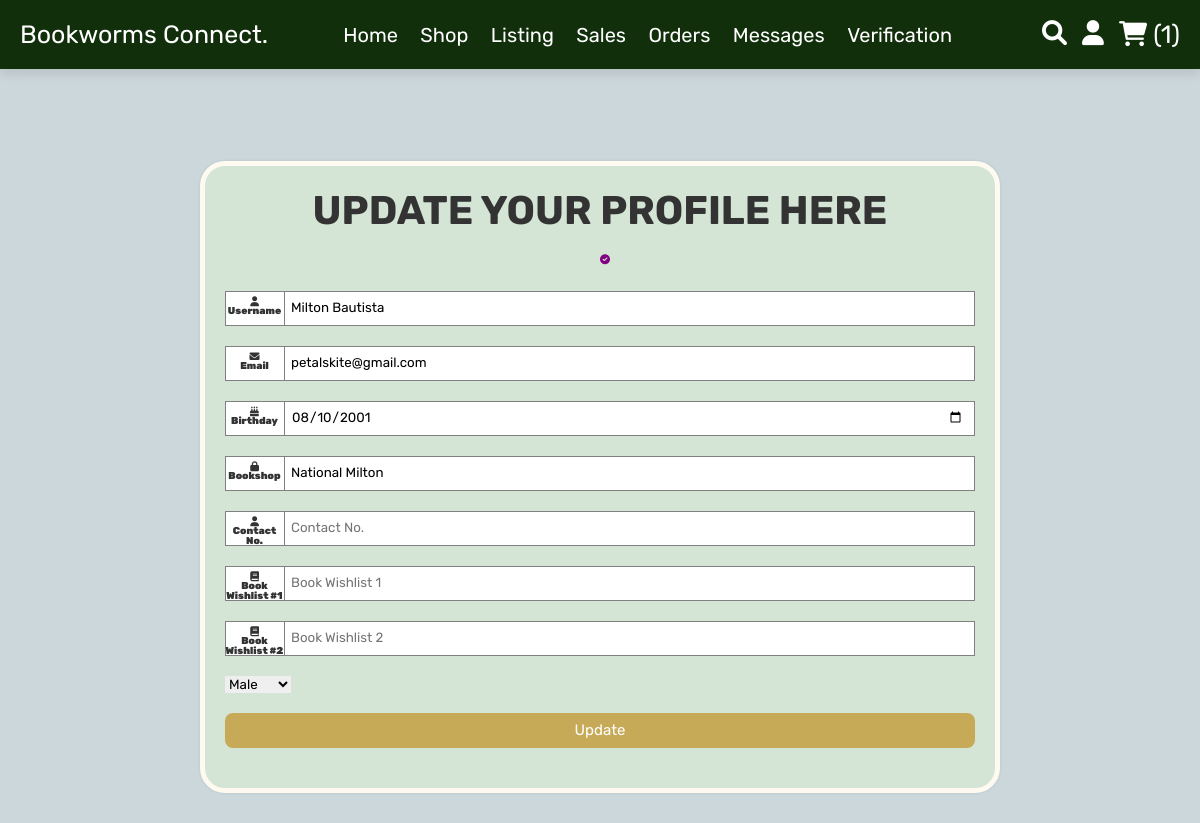
Screenshot of /user_profile.php (signed in) with the database file from the repository.
### tables this page shows
CREATE TABLE `users` (
  `id` int(100) NOT NULL,
  `name` varchar(100) NOT NULL,
  `email` varchar(100) NOT NULL,
  `password` varchar(100) NOT NULL,
  `user_type` varchar(20) NOT NULL DEFAULT 'user',
  `birthdate` date DEFAULT NULL,
  `bookshop_name` varchar(100) DEFAULT NULL,
  `gender` varchar(10) DEFAULT NULL,
  `contact_no` varchar(20) NOT NULL,
  `bookwishlist1` varchar(100) NOT NULL,
  `bookwishlist2` varchar(100) NOT NULL,
  `image` varchar(255) DEFAULT '',
  `verified` tinyint(1) DEFAULT 0,
  `otp` varchar(10) DEFAULT NULL,
  `otp_expiration` datetime DEFAULT NULL,
  `reset_token` varchar(255) DEFAULT NULL,
  `reset_expiration` datetime DEFAULT NULL
);

### user_profile.php (the view, shortened to what this page needs)
<?php
include 'config.php';
$user_id = $_SESSION['user_id'];
$select_user = mysqli_query($conn, "SELECT * FROM `users` WHERE id = '$user_id'") or die('query failed');
$fetch_user = mysqli_fetch_assoc($select_user);
?>
<!DOCTYPE html>
<html lang="en">
<head>
   <link rel="stylesheet" href="https://cdnjs.cloudflare.com/ajax/libs/font-awesome/6.0.0/css/all.min.css">
   <link rel="stylesheet" href="css/style.css">
  </head>
<body class="user_profile">
<?php include 'header.php'; ?>
<section class="user-profile" style="margin-top:50px;">
<div class="form_wrapper">
  <div class="form_container">
    <div class="title_container">
      <h1 class="title">Update Your Profile Here</h1>
      <?php if ($is_verified): ?>
                    <i class="fas fa-check-circle verified-badge"></i>
                <?php endif; ?>
    </div>
    <div class="row clearfix">
      <div class="">
        <form action="" method="POST">
          <div class="input_field"> <span><i aria-hidden="true" class="fa fa-user"><p>Username</p></i></span>
            <input type="text" name="name" placeholder="Email" value="<?php echo $fetch_user['name']; ?>"/>
          </div>
          <div class="input_field"> <span><i aria-hidden="true" class="fa fa-envelope"><p>Email</p></i></span>
            <input type="email" name="email" placeholder="Email" value=" <?php echo $fetch_user['email']; ?>" />
          </div>
          <div class="input_field"> <span><i aria-hidden="true" class="fa fa-cake"><p>Birthday</p></i></span>
            <input type="date" name="birthdate"  value="<?php echo $fetch_user['birthdate']; ?>"/>
          </div>
          <div class="input_field"> <span><i aria-hidden="true" class="fa fa-lock"><p>Bookshop</p></i></span>
            <input type="text" name="bookshop_name" placeholder="Enter your bookshop name (optional)" value="<?php echo $fetch_user['bookshop_name']; ?>" />
          </div>
          <div class="input_field"> <span><i aria-hidden="true" class="fa fa-user"><p>Contact No.</p></i></span>
            <input type="number" name="phone" placeholder="Contact No." value="<?php echo $fetch_user['contact_no']; ?>"/>
          </div>
          <div class="input_field"> <span><i aria-hidden="true" class="fa fa-book"><p>Book Wishlist #1</p></i></span>
          <input type="text" name="bookwishlist1" placeholder="Book Wishlist 1" value="<?php echo $fetch_user['bookwishlist1']; ?>"/>
          </div>
          <div class="input_field"> <span><i aria-hidden="true" class="fa fa-book"><p>Book Wishlist #2</p></i></span>
          <input type="text" name="bookwishlist2" placeholder="Book Wishlist 2" value="<?php echo $fetch_user['bookwishlist2']; ?>"/>
          </div>
          <div class="input_field radio_option">
            <select name="gender" class="box">
                <option value="male" <?php if($fetch_user['gender'] == 'male') echo 'selected'; ?>>Male</option>
            </select>
          </div>
          <input type="submit" value="Update" name="update_profile" class="button">
        </form>
      </div>
    </div>
  </div>
</div>
</section>
</body>
</html>

### css/style.css (style rules this page uses)
:root { --purple:#8e44ad; --red:#c0392b; --orange:#f39c12; --black:#333; --white:#fff; --light-color:#666; --light-white:#ccc; --light-bg:#f5f5f5; --border:.1rem solid var(--black); --box-shadow:0 .5rem 1rem rgba(0,0,0,.1); }
* { font-family: 'Rubik', sans-serif; margin:0; padding:0; box-sizing: border-box; outline: none; border:none; text-decoration: none; transition:all .2s linear; }
html { font-size: 62.5%; overflow-x: hidden; }
section { padding:3rem 2rem; background-color: #ccd7db; }
.verified-badge { color: purple; margin-left: 10px; size: 20px; }
.title { text-align: center; padding-top: 1px; margin-bottom: 2rem; text-transform: uppercase; color:var(--black); font-size: 4rem; }
input[type=number] { -moz-appearance: textfield; }
body.user_profile { background-color: #ccd7db; }

### rows the page displays
users: name "Milton Bautista", email "petalskite@gmail.com", birthdate "08/10/2001", bookshop_name "National Milton", gender "Male"

### other values shown
$cart_rows_number "1"
